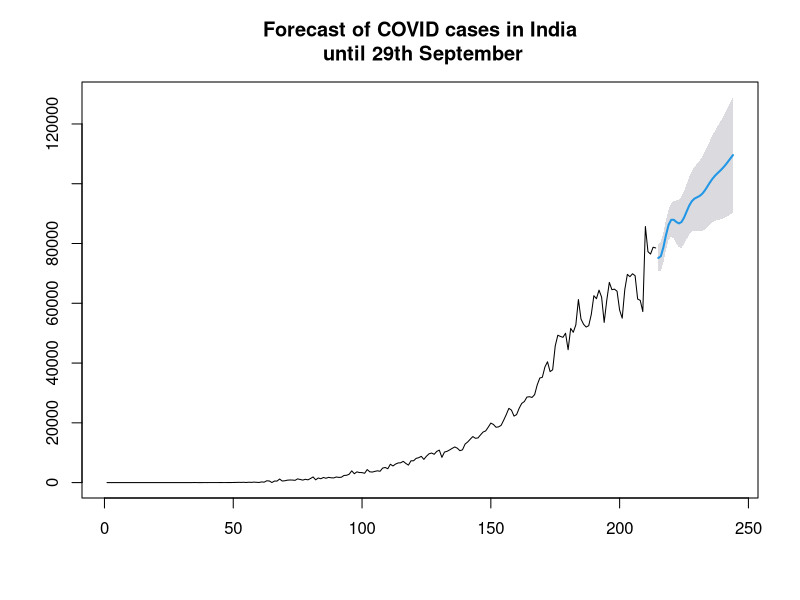
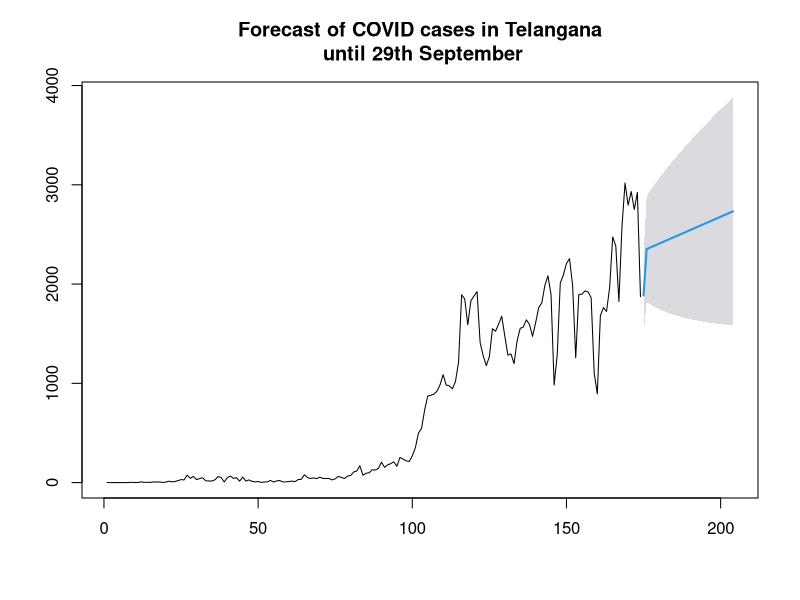
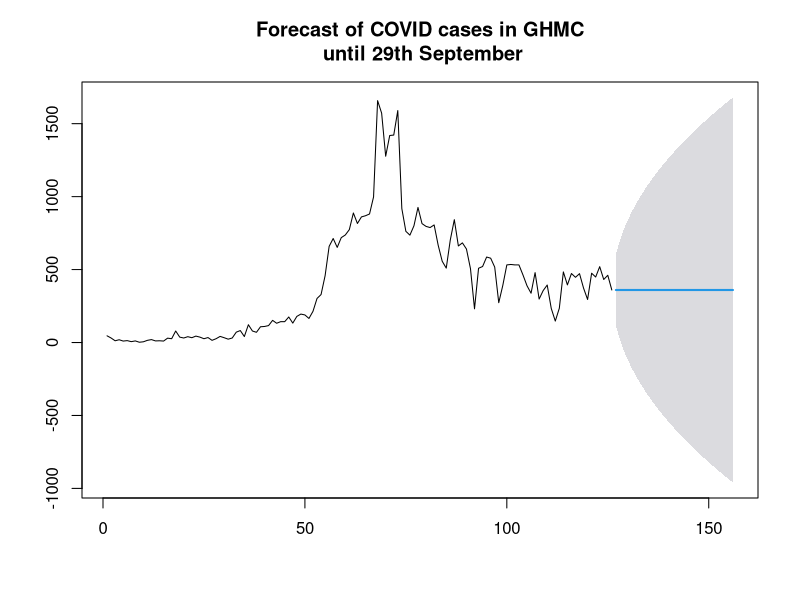

These charts were generated, in order, by the following R code:
## ---- chunk 1
knitr::opts_chunk$set(echo = TRUE)
## ---- chunk 2
suppressWarnings(suppressPackageStartupMessages(library(forecast)))
## ---- chunk 3
df1 = read.csv('COVID.csv',row.names=1)
df2 = read.csv('ts_covid.csv',row.names=1)
df3 = read.csv('ghmc_covid.csv',row.names=1)
## ---- chunk 4
mdl1 = auto.arima(df1$Daily.Cases)
mdl2 = auto.arima(df2$Daily.cases)
mdl3 = auto.arima(df3$Daily.Cases)
future1 = forecast(mdl1,h=30,level=95)
future2 = forecast(mdl2,h=30,level=95)
future3 = forecast(mdl3,h=30,level=95)
## ---- chunk 5
plot(future1,main='Forecast of COVID cases in India\n until 29th September')
plot(future2,main='Forecast of COVID cases in Telangana\n until 29th September')
plot(future3,main='Forecast of COVID cases in GHMC\n until 29th September')
